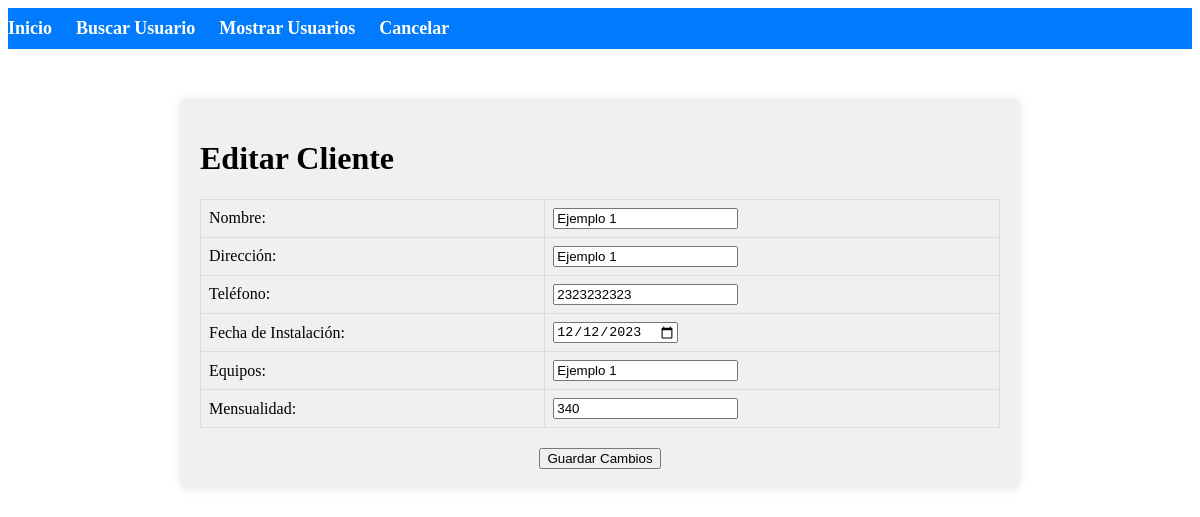
/busquedaEdicion/edit.php?id_cliente=1, run on the app's committed database.
### tables this page shows
CREATE TABLE `clientes` (
  `id_cliente` int NOT NULL AUTO_INCREMENT,
  `nombre` varchar(45) NOT NULL,
  `direccion` varchar(150) DEFAULT NULL,
  `telefono` varchar(15) DEFAULT NULL,
  `fechaInstalacion` varchar(100) DEFAULT NULL,
  `equipos` varchar(100) DEFAULT NULL,
  `mensualidad` varchar(255) DEFAULT NULL,
  `localidad` varchar(255) DEFAULT NULL,
  `comentarios` text,
  PRIMARY KEY (`id_cliente`)
);

### busquedaEdicion/edit.php (the view, shortened to what this page needs)
<?php
$servername = "localhost";
$username = "dni";
$password = "MinuzaFea265/";
$dbname = "doblenet";
$conn = new mysqli($servername, $username, $password, $dbname);
if ($_SERVER["REQUEST_METHOD"] == "GET") {
    $id_cliente = isset($_GET["id_cliente"]) ? intval($_GET["id_cliente"]) : 0;
    $sql = "SELECT * FROM clientes WHERE id_cliente = $id_cliente";
    $result = $conn->query($sql);
    if ($result->num_rows > 0) {
        $row = $result->fetch_assoc();
    } else {
        die("Cliente no encontrado.");
    }
}
?>
<!DOCTYPE html>
<html lang="es">
<head>
    <link rel="stylesheet" href="stylesEdit.css">
</head>
<body>
    <header>
        <nav>
            <ul>
                <li><a href="/admin/index.html">Inicio</a></li>
                <li><a href="/busquedaEdicion/index.html">Buscar Usuario</a></li>
                <li><a href="/consulta/index.html">Mostrar Usuarios</a></li>
                <li><a href="/admin/index.html">Cancelar</a></li>
            </ul>
        </nav>
    </header>
    <div class="container">
        <h1>Editar Cliente</h1>
        <form action="update.php" method="post">
            <table>
                <tr>
                    <td><label for="nombre">Nombre:</label></td>
                    <td><input type="text" id="nombre" name="nombre" value="<?php echo $row["nombre"]; ?>" required></td>
                </tr>
                <tr>
                    <td><label for="direccion">Dirección:</label></td>
                    <td><input type="text" id="direccion" name="direccion" value="<?php echo $row["direccion"]; ?>" required></td>
                </tr>
                <tr>
                    <td><label for="telefono">Teléfono:</label></td>
                    <td><input type="text" id="telefono" name="telefono" value="<?php echo $row["telefono"]; ?>" required></td>
                </tr>
                <tr>
                    <td><label for="fechaInstalacion">Fecha de Instalación:</label></td>
                    <td><input type="date" id="fechaInstalacion" name="fechaInstalacion" value="<?php echo $row["fechaInstalacion"]; ?>" required></td>
                </tr>
                <tr>
                    <td><label for="equipos">Equipos:</label></td>
                    <td><input type="text" id="equipos" name="equipos" value="<?php echo $row["equipos"]; ?>" required></td>
                </tr>
                <tr>
                    <td><label for="mensualidad">Mensualidad:</label></td>
                    <td><input type="number" id="mensualidad" name="mensualidad" value="<?php echo $row["mensualidad"]; ?>" required></td>
                </tr>
            </table>
            <div class="button-container">
                <button type="submit">Guardar Cambios</button>
            </div>
        </form>
    </div>
</body>
</html>

### busquedaEdicion/stylesEdit.css (style rules this page uses)
header { background-color: #007bff; color: #fff; padding: 10px 0; }
nav ul { list-style: none; margin: 0; padding: 0; }
nav li { display: inline-block; margin-right: 20px; }
nav a { text-decoration: none; color: #fff; font-weight: bold; font-size: 18px; }
.container { max-width: 800px; margin: 50px auto; padding: 20px; background-color: #f0f0f0; border-radius: 8px; box-shadow: 0 0 10px rgba(0, 0, 0, 0.1); }
table { width: 100%; border-collapse: collapse; margin-bottom: 20px; }
table, th, td { border: 1px solid #ddd; }
th, td { padding: 8px; text-align: left; }
.button-container { text-align: center; margin-top: 20px; }

### data on the page
clientes: nombre "Ejemplo 1", direccion "Ejemplo 1", telefono "2323232323", fechaInstalacion "12/12/2023", equipos "Ejemplo 1", mensualidad "340"
